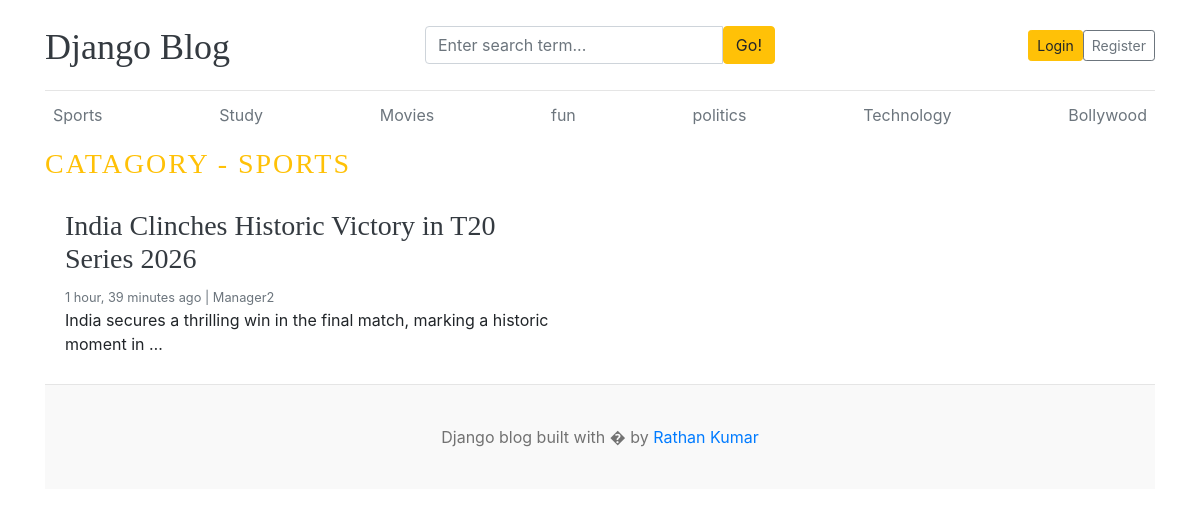
Page /category/1/ on the committed database.
### blogs/models.py (models this page shows, shortened)
class Category(models.Model):
    category_name = models.CharField(max_length=20,unique=True)
    created_at = models.DateTimeField(auto_now_add=True)
    updated_at = models.DateTimeField(auto_now=True)
    def __str__(self):
        return self.category_name
    class Meta:
        verbose_name_plural = 'categories'

class Blog(models.Model):
    title = models.CharField(max_length=100)
    slug = models.SlugField(max_length=150,unique=True,blank=True)
    category = models.ForeignKey(Category,on_delete=models.CASCADE)
    author = models.ForeignKey(User,on_delete=models.CASCADE)
    featured_image = models.ImageField(upload_to='uploads/%Y/%m/%d')
    short_description = models.TextField(max_length=500)
    blog_body = models.TextField(max_length=2000)
    status = models.CharField(max_length=20,choices=STATUS_CHOICES,default='Draft')
    is_featured = models.BooleanField(default=False)
    created_at = models.DateTimeField(auto_now_add=True)
    updated_at = models.DateTimeField(auto_now=True)

### blogs/views.py (the view)
# urls.py: path('<int:category_id>/',views.posts_by_category,name='posts_by_category'),
def posts_by_category(request,category_id):
    posts = Blog.objects.filter(status='Published',category=category_id)
    category = get_object_or_404(Category,pk=category_id)
    context={
        'posts':posts,
        'category':category,
    }
    return render(request,'posts_by_category.html',context)

### blogs/context_processors.py (called while the page is built)
def get_categories(request):
    categories = Category.objects.all()
    return dict(categories = categories)

def get_social_links(request):
    social_links = Sociallink.objects.all()
    return dict(social_links = social_links)

### templates/posts_by_category.html (shortened to what this page needs)
{% extends "base.html" %}
{% block content %}
<h3 class="text-uppercase text-warning" style="letter-spacing: 2px;">Catagory - {{category}} </h3>
  <div class="row mb-2">
    {% if posts%}
    {% for post in posts%}
    <div class="col-md-6">
      <div class="card border-0" >
        <div class="card-body">
          <h3><a href="{% url 'blogs' post.slug %}" class='text-dark'>{{post.title}}</a></h3>
          <small class="mb-1 text-muted">{{post.created_at | timesince}} ago | {{post.author}}</small>
          <p class="card-text">{{post.short_description | truncatewords:14}}</p>
        </div>
      </div>
    </div>
    {% endfor %}
    {% else%}
    <p>No post Found</p>
    {% endif%}
  </div>
{% endblock %}

### templates/base.html (shortened to what this page needs)
{% load static %}
<!DOCTYPE html>
<html lang="en">
<head>
    <link href="https://getbootstrap.com/docs/4.0/dist/css/bootstrap.min.css" rel="stylesheet">
    <link href="{% static 'css/blog.css' %}" rel="stylesheet">
    <link rel="stylesheet" href="https://cdnjs.cloudflare.com/ajax/libs/font-awesome/4.7.0/css/font-awesome.min.css">
  </head>
<body>
    <div class="container">
      <header class="blog-header py-3">
        <div class="row flex-nowrap justify-content-between align-items-center">
          <div class="col-4 pt-1">
            <a class="blog-header-logo text-dark" href="/">Django Blog</a>
          </div>
          <div class="col-4">
    <form action="{% url 'search' %}" method="GET">
    <div class="input-group">
        <input class="form-control"
               type="text"
               name="keyword"
               value="{{keyword}}"
               placeholder="Enter search term..."
               aria-label="Enter Search">
        <button class="btn btn-warning" type="submit">
            Go!
        </button>
    </div>
</form>
          </div>
          <div class="col-4 d-flex justify-content-end align-items-center">
            {% if not user.is_authenticated%}
            <a class="btn btn-sm btn-warning" href="{% url 'login' %}">Login</a>
            <a class="btn btn-sm btn-outline-secondary" href="{% url 'register' %}">Register</a>
            {% else%}
            <span> <a href="{% url 'dashboard'%}" >Dashboard </a> </span>
            &emsp;
            <span><a href="{% url 'logout'%}">Logout </a></span>
            {% endif %}
          </div>
        </div>
      </header>
      <div class="nav-scroller py-1 mb-2">
        <nav class="nav d-flex justify-content-between">
          {% for cat in categories %}
          <a class="p-2 text-muted" href="{% url 'posts_by_category' cat.id %}">{{cat.category_name}}</a>
          {% endfor %}
        </nav>
      </div>
{%block content%}
{% endblock %}
<footer class="blog-footer">
  <p>Django blog built with � by <a href="#">Rathan Kumar</a></p>
</footer>
</body>
</html>

### blog_main/static/css/blog.css (style rules this page uses)
.blog-header { border-bottom: 1px solid #e5e5e5; }
.blog-header-logo { font-family: "Playfair Display", Georgia, "Times New Roman", serif; font-size: 2.25rem; }
h1, h2, h3, h4, h5, h6 { font-family: "Playfair Display", Georgia, "Times New Roman", serif; }
.blog-footer { padding: 2.5rem 0; color: #727272; text-align: center; background-color: #f9f9f9; border-top: .05rem solid #e5e5e5; }
.blog-footer p:last-child { margin-bottom: 0; }

### rows in the picture
Category: category_name "Sports", category_name "SPORTS"
Category: category_name "Study"
Category: category_name "Movies"
Category: category_name "fun"
Category: category_name "politics"
Category: category_name "Technology"
Category: category_name "Bollywood"
Blog: title "India Clinches Historic Victory in T20 Series 2026", created_at "1 hour, 39 minutes", author "Manager2", short_description "India secures a thrilling win in the final match, marking a historic moment in …"
